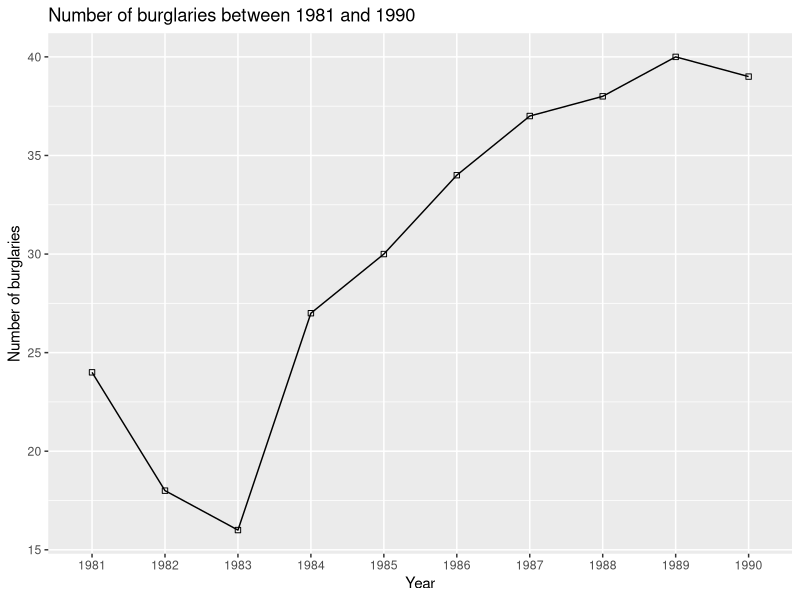

Write the R code that produced this figure.
#Page Number: 34

library(ggplot2)
data <- data.frame(YEAR = c('1981','1982','1983','1984','1985','1986','1987','1988','1989','1990'), Theft = c(24,18,16,27,30,34,37,38,40,39) )
ggplot(data, aes(YEAR, Theft, group = 1)) + 
  geom_point(shape = 0) + 
  geom_line()+
  labs(title = "Number of burglaries between 1981 and 1990")+ xlab("Year")+ ylab("Number of burglaries")
